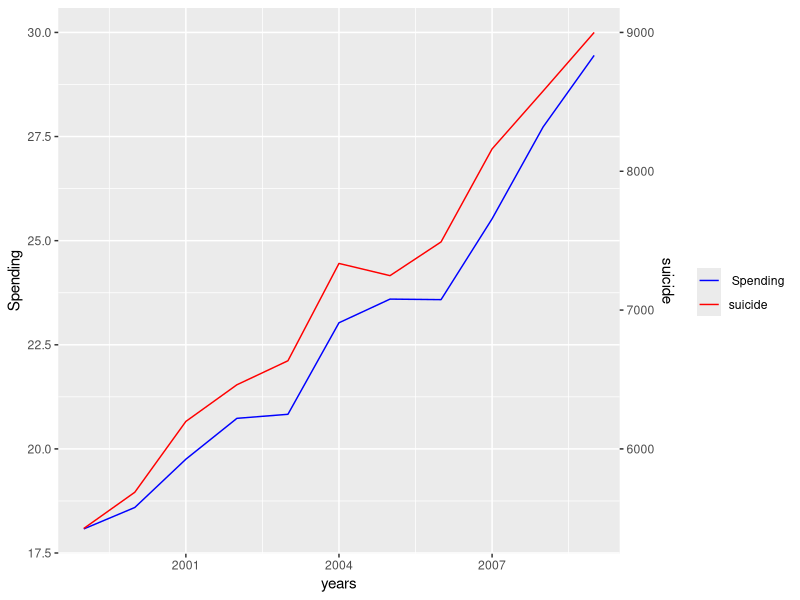

The R source for this figure:
## ---- chunk 1
library(tidyverse)
library(ggplot2)
years<- c(1999,2000,2001,2002,2003,2004,2005,2006,2007,2008,2009)
suicides<- c(5427,5688,6198,6462,6635,7336,7248,7491,8161,8578,9000)
spending <- c(18.079,18.594,19.753,20.734,20.831,23.029,23.597,23.584,25.525,27.731,29.449)
scale= 300
data <- data.frame(years,suicides,spending)
ggplot(data=data,aes(x=years,y=spending))+
  geom_line(aes(color =" Spending"))+
  geom_line(aes(y=suicides/scale,color="suicide"))+
  scale_y_continuous(sec.axis = sec_axis(~.*scale, name="suicide")) +
  labs(x = "years", y = "Spending", color = "") +
  scale_color_manual(values = c("blue", "red"))

r<- cor(suicides,spending)

